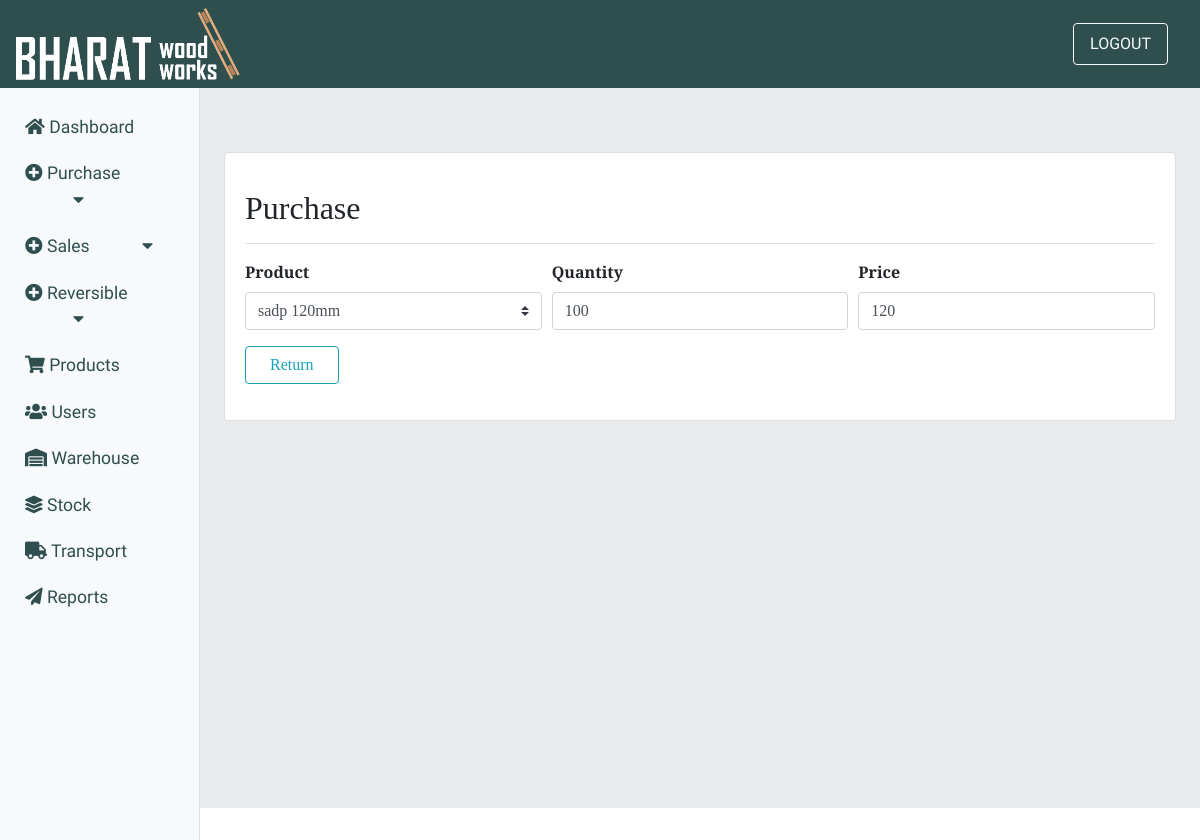
Page /Update_pur_ret_product/25/ (signed in) on the committed database.
### purchase/models.py (models this page shows)
class Purchase_has_Product(models.Model):
    purchase = models.ForeignKey(Purchase,on_delete=models.CASCADE,null=True,blank=False)
    product = models.ForeignKey(Product,on_delete=models.DO_NOTHING,null=True,blank=False)
    qty     = models.IntegerField(null=True,blank=False)
    price   = models.IntegerField(null=True,blank=False)

### purchase/views.py (the view, shortened to what this page needs)
@login_required(login_url='login')
def update_pur_ret_product(request, id):
    pr = globals()['pr1']
    print(pr)
    prod = Purchase_has_Product.objects.get(id=id)
    product_form = PurchaseReturnProductForm(instance=prod)
    context = {'product_form': product_form, 'pr': pr}
    return render(request, 'purchase/update_pur_ret_has_prod.html', context)

### purchase/forms.py
class PurchaseReturnProductForm(forms.ModelForm):
    product = forms.ModelChoiceField(queryset=products,widget=forms.Select(attrs={'class':'custom-select'}))
    qty = forms.IntegerField(widget = forms.NumberInput(attrs= {'class':'form-control','type':'number','min':'1'}))
    price = forms.IntegerField(widget = forms.NumberInput(attrs= {'class':'form-control','type':'text'}))
    class Meta():
        model = Purchase_Return_has_Product
        fields = ('purchase_return','product','qty','price') # add purchase to see purchase id

### purchase/models.py (called while the page is built)
    def __str__(self):
        return self.product_name+' '+ self.size + self.unit+' '+self.holes

    def __str__(self):
        return str(self.id)

### purchase/templates/purchase/update_pur_ret_has_prod.html (shortened to what this page needs)
{% extends 'inventory/main.html' %}
{% block content %}
<div class="card mb-4">
    <div class="card-body">
        <div
            class="d-flex justify-content-between flex-wrap flex-md-nowrap align-items-center pt-3 pb-2 mb-3 border-bottom">
            <h1 class="h2">Purchase</h1>
        </div>
        <form method="POST">
            <div class="form-row">
                <div class="col-sm-4 mb-3">
                    <label class="font-weight-bold">Product</label>
                    {{ product_form.product }}
                </div>
                <div class="col-sm-4 mb-3">
                    <label class="font-weight-bold">Quantity</label>
                    {{ product_form.qty }}
                </div>
                <div class="col-sm-4 mb-3">
                    <label class="font-weight-bold">Price</label>
                    {{ product_form.price }}
                </div>
            </div>
            <button class="btn btn-outline-info mb-3 px-4" type="submit">Return</button>
        </form>
    </div>
</div>
{% endblock %}

### static/css/dashboard.css (style rules this page uses)
:root { --Sniglet-font: "Sniglet", cursive; --Rubik: "Rubik", cursive; --Patua: "Patua One", cursive; --Lobster: "lobster", cursive; --Merriweather: "Merriweather Sans", cursive; --light-black: #2e2c2caf; --bggradient: linear-gradient(to bottom, #ff5733, #ffffff); --light-gray: rgba(255, 255, 255, 0.877); }

### rows in the picture
Purchase_has_Product: product "sadp 120mm", qty "100", price "120"
